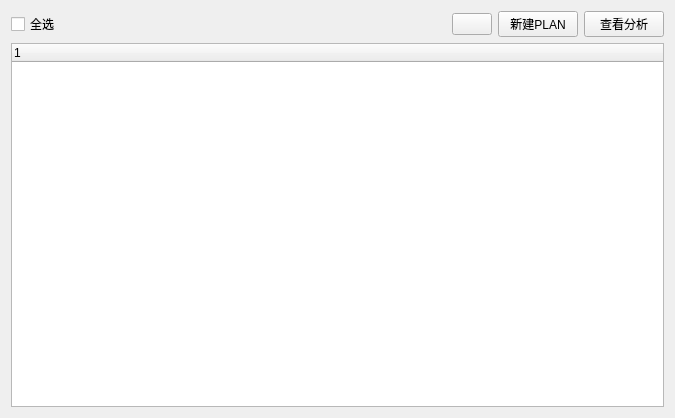
<?xml version="1.0" encoding="UTF-8"?>
<ui version="4.0">
 <class>FailureWidget</class>
 <widget class="QWidget" name="FailureWidget">
  <property name="geometry">
   <rect>
    <x>0</x>
    <y>0</y>
    <width>675</width>
    <height>418</height>
   </rect>
  </property>
  <property name="windowTitle">
   <string>Form</string>
  </property>
  <layout class="QVBoxLayout" name="verticalLayout">
   <item>
    <layout class="QHBoxLayout" name="horizontalLayout">
     <item>
      <widget class="QCheckBox" name="cbox_select_all">
       <property name="text">
        <string>全选</string>
       </property>
      </widget>
     </item>
     <item>
      <widget class="QLabel" name="label_checked_count">
       <property name="text">
        <string/>
       </property>
      </widget>
     </item>
     <item>
      <spacer name="horizontalSpacer">
       <property name="orientation">
        <enum>Qt::Horizontal</enum>
       </property>
       <property name="sizeHint" stdset="0">
        <size>
         <width>40</width>
         <height>20</height>
        </size>
       </property>
      </spacer>
     </item>
     <item>
      <widget class="QPushButton" name="btn_expand">
       <property name="text">
        <string/>
       </property>
      </widget>
     </item>
     <item>
      <widget class="QPushButton" name="btn_new_plan">
       <property name="text">
        <string>新建PLAN</string>
       </property>
      </widget>
     </item>
     <item>
      <widget class="QPushButton" name="btn_solution">
       <property name="text">
        <string>查看分析</string>
       </property>
      </widget>
     </item>
    </layout>
   </item>
   <item>
    <widget class="QTreeWidget" name="result_tree_widget">
     <column>
      <property name="text">
       <string notr="true">1</string>
      </property>
     </column>
    </widget>
   </item>
  </layout>
 </widget>
 <resources/>
 <connections/>
</ui>
